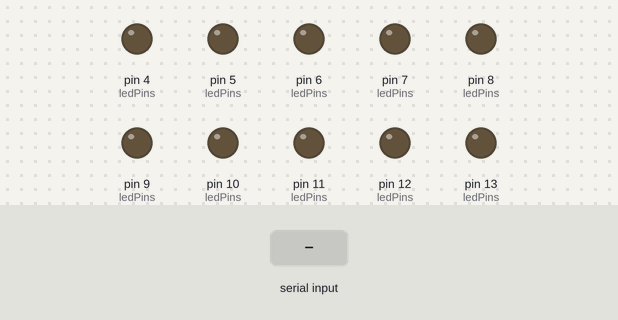
Recording of a sketch running on a simulated Arduino Uno, built with avr-gcc and run on an emulated ATmega328P. Shown: output pins drawn as LEDs (lit = HIGH). Inputs (shaded band) come from the test bench.

Above: at 1.2 s.
1.3 s: byte 2 (2) received over Serial
At 1.46 s:
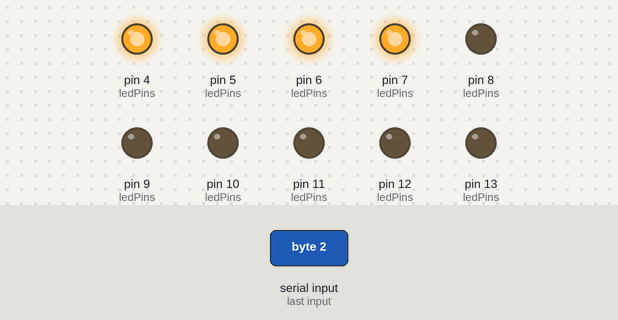
At 1.81 s:
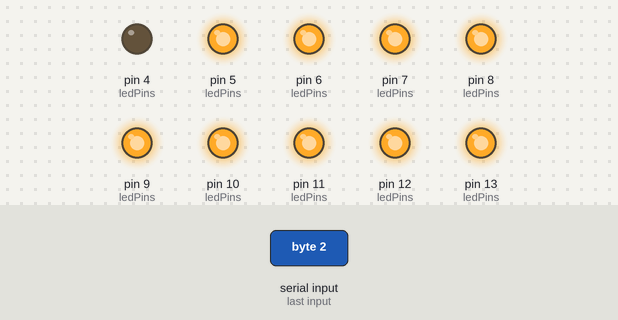
Timing chart, 0 to 4.3 s (numbered marks = the images above; inputs shaded):
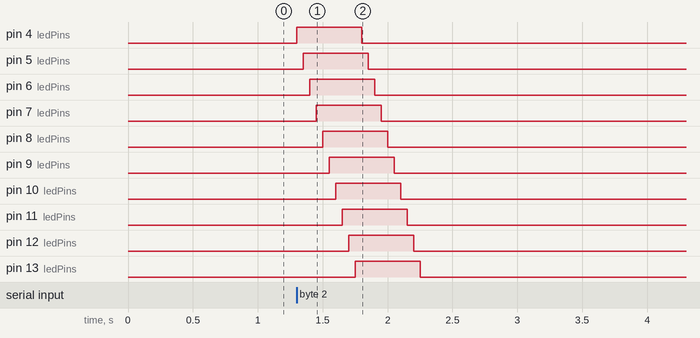

Measured:
- after the input at 1.3 s, pin 4 (ledPins): LOW → HIGH at once, → LOW 0.50 s later; pin 5 (ledPins): LOW → HIGH after 0.05 s, → LOW 0.50 s later; pin 6 (ledPins): LOW → HIGH after 0.10 s, → LOW 0.50 s later; pin 7 (ledPins): LOW → HIGH after 0.15 s, → LOW 0.50 s later; pin 8 (ledPins): LOW → HIGH after 0.20 s, → LOW 0.50 s later

The sketch:

arduino.ino
```cpp
//Create an array for the pins that will be hooked up to LEDs
int ledPins[] = {4,5,6,7,8,9,10,11,12,13};

void setup() {
  // Set the serial baud to 9600 (has to match the baud in the Processing file)
  Serial.begin(9600);

  // Initialize the pins as output, and turn them off in case they are on
  for(int i = 4; i < 14; i++) {
    pinMode(i, OUTPUT);
    digitalWrite(i, LOW);
  }
}

// If the serial port receives a 0, turn off the LEDs
// If it receives a 1, turn them on.
// If it receives a 2, engage disco mode!
void loop() {
  if (Serial.available() > 0) {
    int key = Serial.read();
    if (key == 1) {
      for(int i = 4;i < 14; i++) {
        digitalWrite(i, HIGH);
      }
    } else if (key == 0) {
      for(int i = 4; i < 14; i++) {
        digitalWrite(i, LOW);
      }
    } else if (key == 2) {
      discoMode();
    }
  }
}

// Turn off and turn on the LEDs repetitively by setting voltage to
// high (on) and low (off).
void discoMode() {
  for(int i = 4; i < 14; i++) {
    digitalWrite(i, HIGH);
    delay(50);
  }
  for(int k = 4; k < 14; k++) {
    digitalWrite(k, LOW);
    delay(50);
  }
}
```
